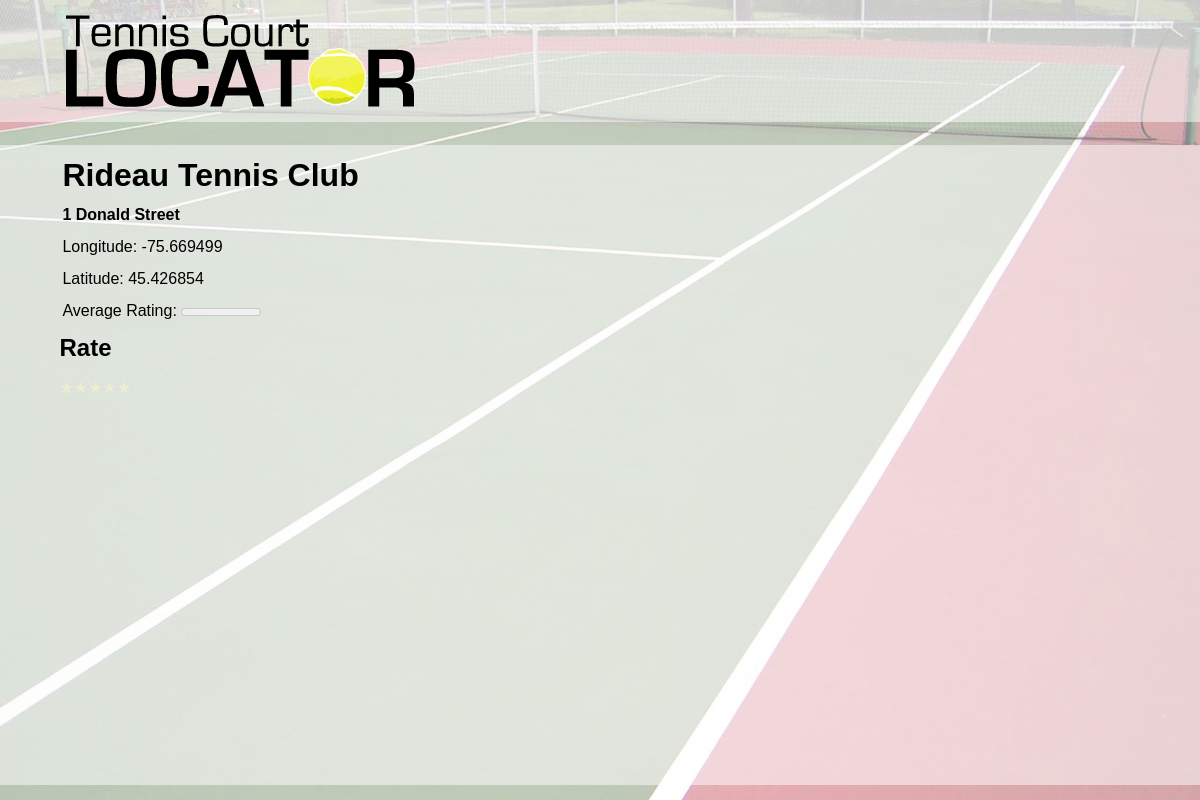
Screenshot of /single.php?id=3 with the database file from the repository.
### tables this page shows
CREATE TABLE IF NOT EXISTS `tenniscourtlocator` (
  `id` int(11) NOT NULL AUTO_INCREMENT,
  `name` varchar(100) NOT NULL,
  `longitude` double NOT NULL,
  `latitude` double NOT NULL,
  `street_address` varchar(255) NOT NULL,
  `rate_count` int(11) NOT NULL,
  `rate_total` int(11) NOT NULL,
  `isindoor` tinyint(1) NOT NULL,
  `isoutdoor` tinyint(1) NOT NULL,
  PRIMARY KEY (`id`)
);

### single.php (the view, shortened to what this page needs)
<?php
	$id = filter_input(INPUT_GET, 'id', FILTER_SANITIZE_NUMBER_INT);
	require_once 'includes/db.php';
	$sql = $db->prepare('
		SELECT id, name, longitude, latitude, street_address, rate_count, rate_total
		FROM tenniscourtlocator
		WHERE id = :id
	');
	$sql->bindValue(':id', $id, PDO::PARAM_INT);
	$sql->execute();
	$results = $sql->fetch();
	if ($results['rate_count'] > 0) {
		$rating = round($results['rate_total'] / $results['rate_count']);
	} else {
		$rating = 0;
	}
	$cookie = get_rate_cookie();
	include 'includes/index-top.php';
?>
	<div id="header"><img src="images/tcl-title.png" alt="Tennis Court Locator Logo"></div>
	<div id="court-info">
		<div class="ratings">
			<div class="info">
				<h1><?php echo $results['name']; ?></h1>
				<p class="street"><?php echo $results['street_address']; ?></p>
				<p>Longitude: <?php echo $results['longitude']; ?></p>
				<p>Latitude: <?php echo $results['latitude']; ?></p>
				<p>Average Rating: <meter value="<?php echo $rating; ?>" min="0" max="5"><?php echo $rating; ?> out of 5</meter></p>
			</div>
			<?php if (isset($cookie[$id])) : ?>
			<h2>Your Rating</h2>
			<ol class="tennis-rater tennis-rating">
				<?php for ($i = 1; $i <= 5; $i++) : ?>
					<?php $class = ($i <= $cookie[$id]) ? 'is-rated' : ''; ?>
					<li class="tennis-rater-lvl <?php echo $class; ?>">★</li>
				<?php endfor; ?>
			</ol>
			<?php else : ?>
			<h2>Rate</h2>
			<ol class="tennis-rater tennis-rating">
				<?php for ($i = 1; $i <= 5; $i++) : ?>
				<li class="tennis-rater-lvl"><a href="rate.php?id=<?php echo $results['id']; ?>&rate=<?php echo $i; ?>">★</a></li>
				<?php endfor; ?>
			</ol>
			<?php endif; ?>
		</div>
	</div>
<?php
	include 'includes/index-bottom.php';
?>

### css/public.css (style rules this page uses)
html { margin:0; }
body { margin:0; background:url(../images/tcl-bg.jpg) no-repeat top center; background-size:100%; font: normal 100%/1 Arial, Helvetica, sans-serif; }
#header { width:100%; height:25%; background-color:rgba(255,255,255,0.5); }
#header img { margin: 0 0 0 4.5%; }
#court-info { background-color:rgba(255,255,255,0.5); margin:0; width:100%; height:40em; }
.info { margin:2% 0 0 1.25%; padding:1.25% 0 0 0; }
h1 { margin:0; padding:0; }
.street { font-weight:bold; }
p { margin:1em 0; padding:0; }
.tennis-rater { display: inline-block; margin: 0 0 0 1%; padding: 0; vertical-align: middle; list-style-type: none; line-height: 1; }
.tennis-rater-lvl { float: left; color: #efecd2; }
.tennis-rater-lvl a, .tennis-rater-lvl a:link, .tennis-rater-lvl a:visited { color: #efecd2; text-decoration: none; }
.ratings { margin: 0 0 0 4%; }
h2 { margin:0 0 20px 1%; }

### rows the page displays
tenniscourtlocator: name "Rideau Tennis Club", street_address "1 Donald Street", longitude "-75.669499", latitude "45.426854"
